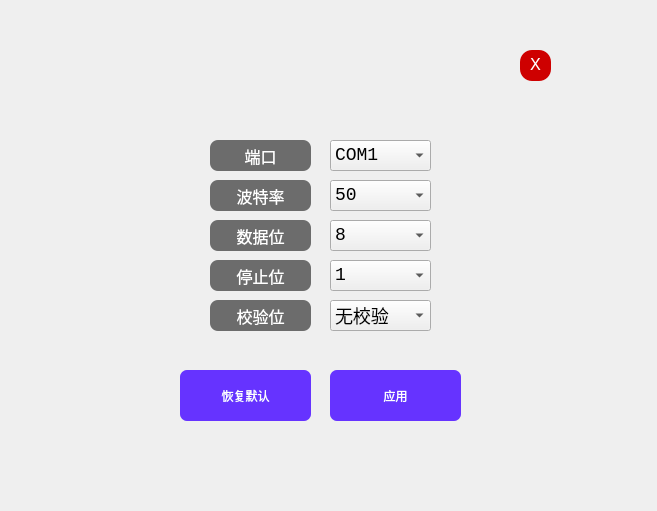
<?xml version="1.0" encoding="UTF-8"?>
<ui version="4.0">
 <class>Dialog</class>
 <widget class="QDialog" name="Dialog">
  <property name="geometry">
   <rect>
    <x>0</x>
    <y>0</y>
    <width>657</width>
    <height>511</height>
   </rect>
  </property>
  <property name="windowTitle">
   <string>Dialog</string>
  </property>
  <widget class="QLabel" name="label">
   <property name="geometry">
    <rect>
     <x>20</x>
     <y>-20</y>
     <width>601</width>
     <height>531</height>
    </rect>
   </property>
   <property name="text">
    <string/>
   </property>
   <property name="pixmap">
    <pixmap>Assests/background.webp</pixmap>
   </property>
   <property name="scaledContents">
    <bool>true</bool>
   </property>
  </widget>
  <widget class="QPushButton" name="pushButton">
   <property name="geometry">
    <rect>
     <x>330</x>
     <y>370</y>
     <width>131</width>
     <height>51</height>
    </rect>
   </property>
   <property name="styleSheet">
    <string notr="true">QPushButton{
    color:White;
    border-radius: 7px;
    font-family:微软雅黑;
    background:#6633FF;
    border:1px;
}
QPushButton:hover{
    background:#6666FF;
}
QPushButton:pressed{
    background:#6600FF;
}</string>
   </property>
   <property name="text">
    <string>应用</string>
   </property>
   <property name="autoDefault">
    <bool>false</bool>
   </property>
   <property name="flat">
    <bool>false</bool>
   </property>
  </widget>
  <widget class="QPushButton" name="pushButton_3">
   <property name="geometry">
    <rect>
     <x>520</x>
     <y>50</y>
     <width>31</width>
     <height>31</height>
    </rect>
   </property>
   <property name="styleSheet">
    <string notr="true">QPushButton{
    background:#CE0000;
    color:white;
    box-shadow: 1px 1px 3px rgba(0,0,0,0.3);
    font-size:18px;
    border-radius: 12px;
    font-family: Consolas;
}
QPushButton:hover{                    
    background:#FF2D2D;
}
QPushButton:pressed{
    border: 1px solid #3C3C3C!important;
    background:#AE0000;
}</string>
   </property>
   <property name="text">
    <string>X</string>
   </property>
  </widget>
  <widget class="QLabel" name="label_7">
   <property name="geometry">
    <rect>
     <x>80</x>
     <y>50</y>
     <width>41</width>
     <height>41</height>
    </rect>
   </property>
   <property name="text">
    <string/>
   </property>
   <property name="pixmap">
    <pixmap>Assests/icon.jpg</pixmap>
   </property>
   <property name="scaledContents">
    <bool>true</bool>
   </property>
  </widget>
  <widget class="QLabel" name="label_8">
   <property name="geometry">
    <rect>
     <x>210</x>
     <y>140</y>
     <width>101</width>
     <height>31</height>
    </rect>
   </property>
   <property name="styleSheet">
    <string notr="true">QLabel{
    background:#6C6C6C;
    color:white;
    box-shadow: 1px 1px 3px rgba(0,0,0,0.3);
    font-size:16px;
    border-radius:
    8px;font-family: 微软雅黑;
}</string>
   </property>
   <property name="text">
    <string>端口</string>
   </property>
   <property name="alignment">
    <set>Qt::AlignCenter</set>
   </property>
  </widget>
  <widget class="QLabel" name="label_9">
   <property name="geometry">
    <rect>
     <x>210</x>
     <y>180</y>
     <width>101</width>
     <height>31</height>
    </rect>
   </property>
   <property name="styleSheet">
    <string notr="true">QLabel{
    background:#6C6C6C;
    color:white;
    box-shadow: 1px 1px 3px rgba(0,0,0,0.3);
    font-size:16px;
    border-radius:
    8px;font-family: 微软雅黑;
}</string>
   </property>
   <property name="text">
    <string>波特率</string>
   </property>
   <property name="alignment">
    <set>Qt::AlignCenter</set>
   </property>
  </widget>
  <widget class="QLabel" name="label_10">
   <property name="geometry">
    <rect>
     <x>210</x>
     <y>220</y>
     <width>101</width>
     <height>31</height>
    </rect>
   </property>
   <property name="styleSheet">
    <string notr="true">QLabel{
    background:#6C6C6C;
    color:white;
    box-shadow: 1px 1px 3px rgba(0,0,0,0.3);
    font-size:16px;
    border-radius:
    8px;font-family: 微软雅黑;
}</string>
   </property>
   <property name="text">
    <string>数据位</string>
   </property>
   <property name="alignment">
    <set>Qt::AlignCenter</set>
   </property>
  </widget>
  <widget class="QLabel" name="label_11">
   <property name="geometry">
    <rect>
     <x>210</x>
     <y>260</y>
     <width>101</width>
     <height>31</height>
    </rect>
   </property>
   <property name="styleSheet">
    <string notr="true">QLabel{
    background:#6C6C6C;
    color:white;
    box-shadow: 1px 1px 3px rgba(0,0,0,0.3);
    font-size:16px;
    border-radius:
    8px;font-family: 微软雅黑;
}</string>
   </property>
   <property name="text">
    <string>停止位</string>
   </property>
   <property name="alignment">
    <set>Qt::AlignCenter</set>
   </property>
  </widget>
  <widget class="QLabel" name="label_12">
   <property name="geometry">
    <rect>
     <x>210</x>
     <y>300</y>
     <width>101</width>
     <height>31</height>
    </rect>
   </property>
   <property name="styleSheet">
    <string notr="true">QLabel{
    background:#6C6C6C;
    color:white;
    box-shadow: 1px 1px 3px rgba(0,0,0,0.3);
    font-size:16px;
    border-radius:
    8px;font-family: 微软雅黑;
}</string>
   </property>
   <property name="text">
    <string>校验位</string>
   </property>
   <property name="alignment">
    <set>Qt::AlignCenter</set>
   </property>
  </widget>
  <widget class="QComboBox" name="comboBox_3">
   <property name="geometry">
    <rect>
     <x>330</x>
     <y>180</y>
     <width>101</width>
     <height>31</height>
    </rect>
   </property>
   <property name="styleSheet">
    <string notr="true">QComboBox{
    font-size:18px;
    font-family: Consolas;
}</string>
   </property>
   <item>
    <property name="text">
     <string>50</string>
    </property>
   </item>
   <item>
    <property name="text">
     <string>75</string>
    </property>
   </item>
   <item>
    <property name="text">
     <string>110</string>
    </property>
   </item>
   <item>
    <property name="text">
     <string>134</string>
    </property>
   </item>
   <item>
    <property name="text">
     <string>150</string>
    </property>
   </item>
   <item>
    <property name="text">
     <string>200</string>
    </property>
   </item>
   <item>
    <property name="text">
     <string>300</string>
    </property>
   </item>
   <item>
    <property name="text">
     <string>600</string>
    </property>
   </item>
   <item>
    <property name="text">
     <string>1200</string>
    </property>
   </item>
   <item>
    <property name="text">
     <string>1800</string>
    </property>
   </item>
   <item>
    <property name="text">
     <string>2400</string>
    </property>
   </item>
   <item>
    <property name="text">
     <string>4800</string>
    </property>
   </item>
   <item>
    <property name="text">
     <string>9600</string>
    </property>
   </item>
   <item>
    <property name="text">
     <string>19200</string>
    </property>
   </item>
   <item>
    <property name="text">
     <string>38400</string>
    </property>
   </item>
   <item>
    <property name="text">
     <string>57600</string>
    </property>
   </item>
   <item>
    <property name="text">
     <string>115200</string>
    </property>
   </item>
  </widget>
  <widget class="QComboBox" name="comboBox_4">
   <property name="geometry">
    <rect>
     <x>330</x>
     <y>220</y>
     <width>101</width>
     <height>31</height>
    </rect>
   </property>
   <property name="styleSheet">
    <string notr="true">QComboBox{
    font-size:18px;
    font-family: Consolas;
}</string>
   </property>
   <item>
    <property name="text">
     <string>8</string>
    </property>
   </item>
   <item>
    <property name="text">
     <string>7</string>
    </property>
   </item>
   <item>
    <property name="text">
     <string>6</string>
    </property>
   </item>
  </widget>
  <widget class="QComboBox" name="comboBox_5">
   <property name="geometry">
    <rect>
     <x>330</x>
     <y>260</y>
     <width>101</width>
     <height>31</height>
    </rect>
   </property>
   <property name="styleSheet">
    <string notr="true">QComboBox{
    font-size:18px;
    font-family: Consolas;
}</string>
   </property>
   <item>
    <property name="text">
     <string>1</string>
    </property>
   </item>
   <item>
    <property name="text">
     <string>2</string>
    </property>
   </item>
  </widget>
  <widget class="QComboBox" name="comboBox_6">
   <property name="geometry">
    <rect>
     <x>330</x>
     <y>300</y>
     <width>101</width>
     <height>31</height>
    </rect>
   </property>
   <property name="styleSheet">
    <string notr="true">QComboBox{
    font-size:18px;
    font-family: Consolas;
}</string>
   </property>
   <item>
    <property name="text">
     <string>无校验</string>
    </property>
   </item>
   <item>
    <property name="text">
     <string>奇校验</string>
    </property>
   </item>
   <item>
    <property name="text">
     <string>偶校验</string>
    </property>
   </item>
  </widget>
  <widget class="QPushButton" name="pushButton_2">
   <property name="geometry">
    <rect>
     <x>180</x>
     <y>370</y>
     <width>131</width>
     <height>51</height>
    </rect>
   </property>
   <property name="styleSheet">
    <string notr="true">QPushButton{
    color:White;
    border-radius: 7px;
    font-family:微软雅黑;
    background:#6633FF;
    border:1px;
}
QPushButton:hover{
    background:#6666FF;
}
QPushButton:pressed{
    background:#6600FF;
}</string>
   </property>
   <property name="text">
    <string>恢复默认</string>
   </property>
   <property name="autoDefault">
    <bool>false</bool>
   </property>
   <property name="flat">
    <bool>false</bool>
   </property>
  </widget>
  <widget class="QComboBox" name="comboBox_2">
   <property name="geometry">
    <rect>
     <x>330</x>
     <y>140</y>
     <width>101</width>
     <height>31</height>
    </rect>
   </property>
   <property name="styleSheet">
    <string notr="true">QComboBox{
    font-size:18px;
    font-family: Consolas;
}</string>
   </property>
   <item>
    <property name="text">
     <string>COM1</string>
    </property>
   </item>
  </widget>
 </widget>
 <resources/>
 <connections/>
</ui>
